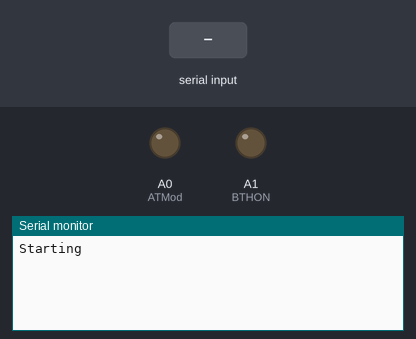
Simulated run of this sketch. Board: Arduino Uno, built with avr-gcc and run on an emulated ATmega328P. Parts: output pins drawn as LEDs (lit = HIGH), the last lines printed to the serial monitor. The test bench sets the inputs (shaded band). The modem accepts every AT command (registered, SIM ready, sends succeed) and sends nothing else.

Above: at 1.2 s.
1.3 s: "AT" received over Serial
At 1.8 s:
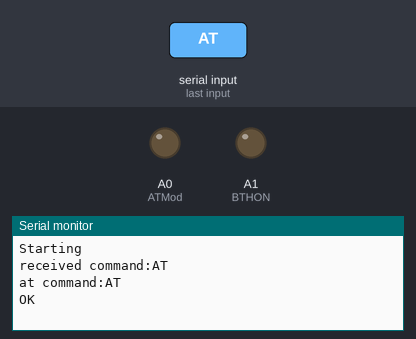
2.9 s: "AT" received over the second serial link
At 3.8 s:
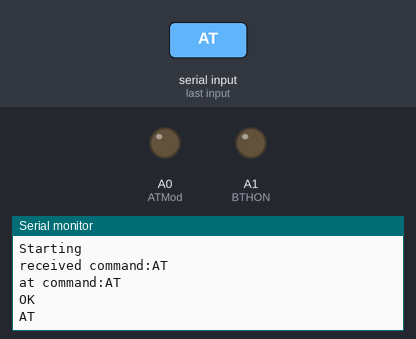
4.4 s: "1" received over Serial
At 5.0 s:
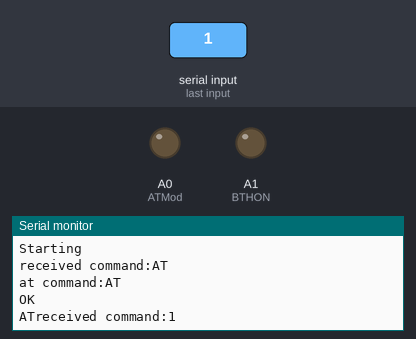
6.0 s: "1" received over the second serial link
At 7.3 s:
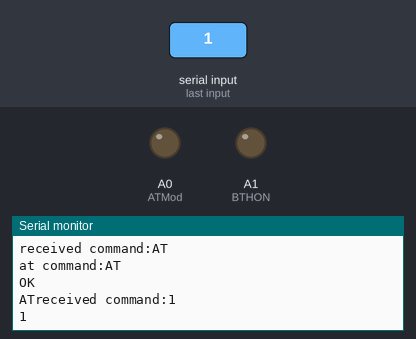

Measured:
- after the input at 1.3 s, the serial monitor: prints a new line after 0.10 s (image 1)
- after the input at 2.9 s, the serial monitor: prints a new line at once (image 2)
- after the input at 4.4 s, the serial monitor: prints a new line after 0.10 s (image 3)
- after the input at 6.0 s, the serial monitor: prints a new line at once (image 4)

The sketch:

mt_bt_co_test.ino
```cpp
#include <SoftwareSerial.h>

//AT+UART=9600,1,0 To use 9600 need to chage BAUD. The command AT+BAUD4 does not work. (UART and BAUD must be equal)
//AT+UART=38400,1,0 <- Using that
//https://www.youtube.com/watch?v=90JYo5e9eIk


const long BAUD = 38400; // 9600

int ATMod = A0;
int BTHON = A1;

SoftwareSerial BTHC05(12, 11); // RX, TX


void setup() {
  // put your setup code here, to run once:
  Serial.begin(BAUD);
  BTHC05.begin(BAUD);

  pinMode(ATMod, OUTPUT);
  pinMode(BTHON, OUTPUT);

  Serial.setTimeout(100);

  Serial.println("Starting");

}

void loop() {
  // put your main code here, to run repeatedly:

  String command_sr;

  if (Serial.available() > 0){
    command_sr = Serial.readString();
    Serial.println("received command:" + command_sr);

    if (command_sr.equalsIgnoreCase("conf+\r\n")){
      digitalWrite(ATMod, HIGH);
    }

    if (command_sr.equalsIgnoreCase("conf-\r\n")){
      digitalWrite(ATMod, LOW);
    }

    if (command_sr.equalsIgnoreCase("on\r\n")){
      digitalWrite(BTHON, HIGH);
    }

    if (command_sr.equalsIgnoreCase("off\r\n")){
      digitalWrite(BTHON, LOW);
    }

    if (command_sr.startsWith("AT")){
      Serial.println("at command:" + command_sr);
      BTHC05.println(command_sr);
    }

  }

  if (BTHC05.available()){
    Serial.write(BTHC05.read());
  }
}
```
